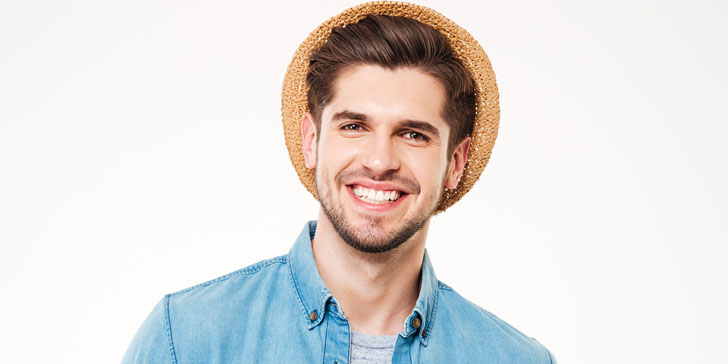
#> input picture opencv-basic/pic/x.jpg, 728 x 364 px, given in place of x.jpeg, which was not available
$ python no8-filter.py
#> lines starting #> are read from the running program, lines starting #| are printed output that depends on the picture; pictures that were not available may be replaced by others from this repository, and a replacement may not be noted
'''
图像滤波
·2d卷积
·平均滤波
·高斯滤波
·中值滤波
·双边滤波
'''
import cv2
import numpy as np
from matplotlib import pyplot as plt

'''-----------------·2d卷积-----------------'''
img = cv2.imread("x.jpeg")
#> img is the input picture: shape (364, 728, 3); mean B, G, R 219, 222, 225.8
kernel = np.ones((5,5),np.float32)/25

dst = cv2.filter2D(img,-1,kernel)
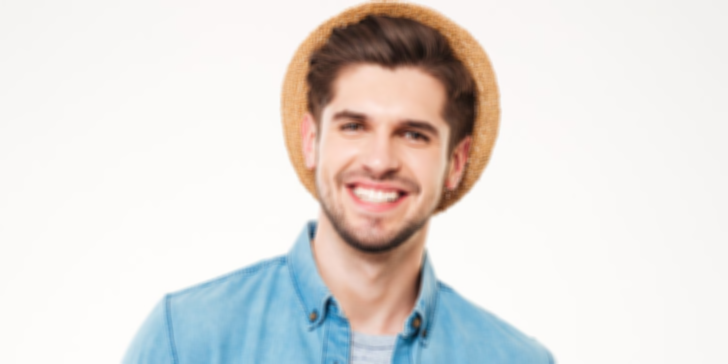
#> dst: shape (364, 728, 3); mean B, G, R 218.9, 222, 225.8

'''-----------------高斯滤波-----------------'''
#0 是指根据窗口大小（5,5）来计算高斯函数标准差
blur = cv2.GaussianBlur(img,(5,5),0)

'''-----------------中值滤波-----------------'''
mid_blur = cv2.medianBlur(img,5)

'''-----------------双边滤波-----------------'''
double_blur = cv2.bilateralFilter(img,9,75,75)

plt.subplot(121)
plt.imshow(img)
plt.title("src")
plt.xticks([])
plt.yticks([])
plt.subplot(122)
plt.imshow(dst)
plt.title("averaging")
plt.xticks([])
plt.yticks([])
plt.show()
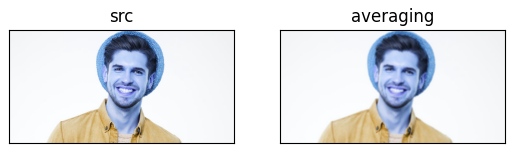
#> figure drawn by matplotlib, 2 panels; B, G, R data is drawn as R, G, B

plt.subplot(121),plt.imshow(blur),plt.title('Blurred')
plt.xticks([]), plt.yticks([])
# plt.show()

plt.subplot(122),plt.imshow(mid_blur),plt.title('mid-Blurred')
plt.xticks([]), plt.yticks([])
# plt.show()

plt.subplot(121),plt.imshow(double_blur),plt.title('double_blur-Blurred')
plt.xticks([]), plt.yticks([])
plt.show()
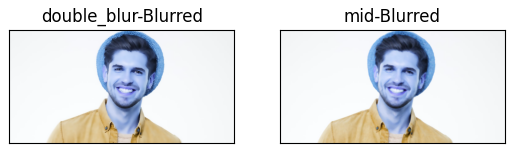
#> figure drawn by matplotlib, 2 panels; B, G, R data is drawn as R, G, B

$ run again, with opencv-basic/pic/a.jpg copied over opencv-basic/pic/x.jpg
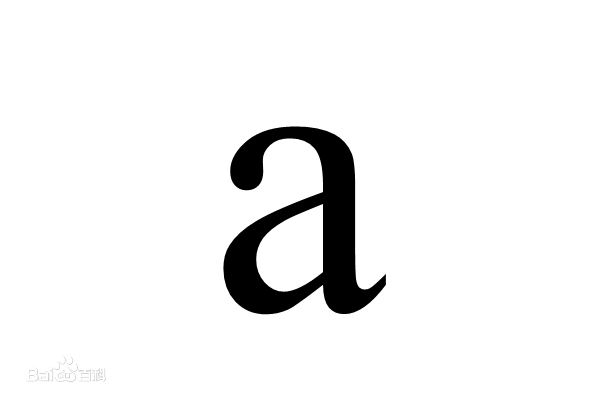
#> input picture opencv-basic/pic/a.jpg, 600 x 400 px, given in place of x.jpeg, which was not available
#> img is the input picture: shape (400, 600, 3); mean B, G, R 241.1, 241.1, 241.1
#> `plt.show()`:
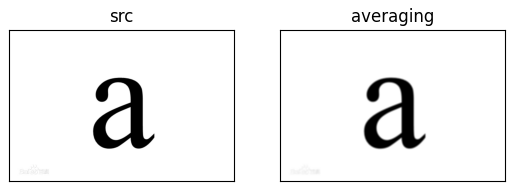
#> figure drawn by matplotlib, 2 panels
#> `plt.show()`:
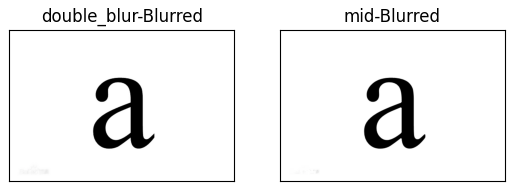
#> figure drawn by matplotlib, 2 panels

$ run again, with opencv-basic/pic/apple.jpg copied over opencv-basic/pic/x.jpg
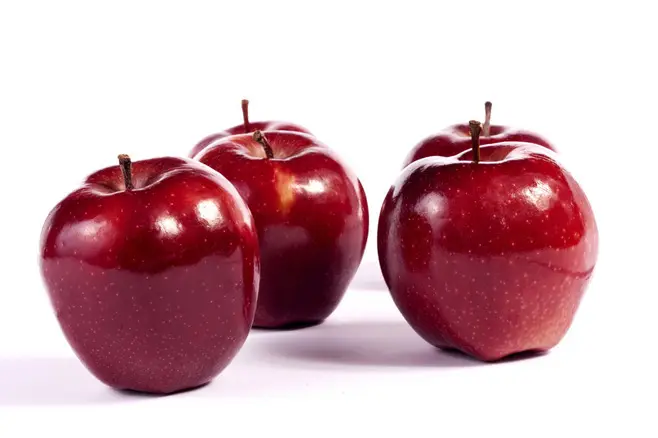
#> input picture opencv-basic/pic/apple.jpg, 658 x 438 px, given in place of x.jpeg, which was not available
#> img is the input picture: shape (438, 658, 3); mean B, G, R 181, 174.4, 208.9
#> `plt.show()`:
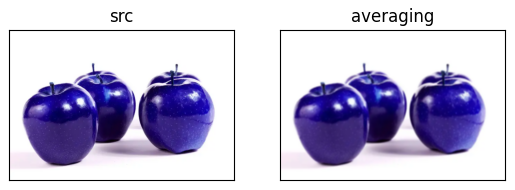
#> figure drawn by matplotlib, 2 panels; B, G, R data is drawn as R, G, B
#> `plt.show()`:
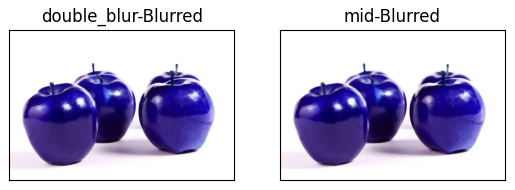
#> figure drawn by matplotlib, 2 panels; B, G, R data is drawn as R, G, B
